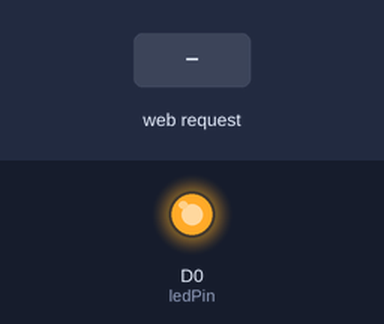
A sketch run on a simulated ESP8266 (NodeMCU). Parts: output pins drawn as LEDs (lit = HIGH). The inputs (shaded band) are chosen by the test bench. WiFi joins after 1.5 s; servers stay silent unless stated; EEPROM starts erased; what the sketch prints to the serial monitor is not drawn.

Above: at 2.7 s.
2.8 s: HTTP request GET /TERMO=ON received
At 3.6 s:
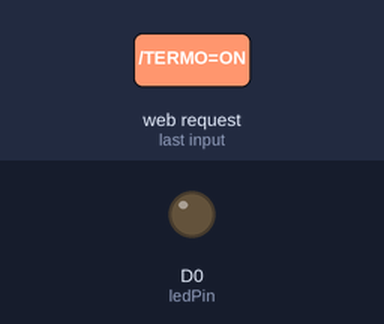
4.3 s: HTTP request GET /TERMO=OFF received
At 4.7 s:
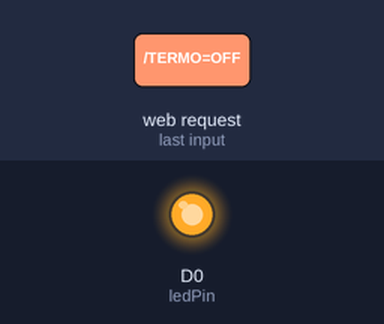
Timing chart, 0 to 7.3 s (numbered marks = the images above; inputs shaded):
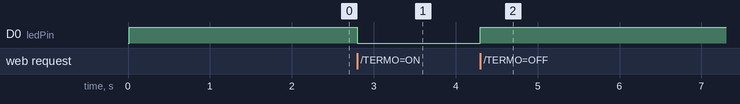

The sketch:

NodeM.ino
```cpp
#include <ESP8266WiFi.h>
#include <EEPROM.h>

#define EEPROM_SIZE 2


const char* ssid = "******";
const char* password = "********";

int ledPin = D0;
bool ledPinEEPROM = LOW;
int value = LOW;

IPAddress local_IP(192, 168, 0, 5);
IPAddress gateway(192, 168, 0, 1);
IPAddress subnet(255, 255, 255, 0);
IPAddress primaryDNS(8, 8, 8, 8);
IPAddress secondaryDNS(8, 8, 4, 4);
WiFiServer server(80);


void setup() {
  Serial.begin(115200);
  delay(10);
  EEPROM.begin(EEPROM_SIZE);
  EEPROM.get(0, ledPinEEPROM);
  delay(5);

  pinMode(ledPin, OUTPUT);
  digitalWrite(ledPin, ledPinEEPROM);
  value = ledPinEEPROM;

  // Connect to WiFi network
  Serial.println();
  Serial.println();
  Serial.println(ssid);
  Serial.print("Connecting to ");


  if (!WiFi.config(local_IP, gateway, subnet, primaryDNS, secondaryDNS)) {
    Serial.println("STA Failed to configure");
  }
  WiFi.begin(ssid, password);

  while (WiFi.status() != WL_CONNECTED) {
    delay(500);
    Serial.print(".");
  }
  Serial.println("");
  Serial.println("WiFi connected");

  // Start the server
  server.begin();
  Serial.println("Server started");

  // Print the IP address
  Serial.print("Use this URL to connect: ");
  Serial.print("http://");
  Serial.print(WiFi.localIP());
  Serial.println("/");

}

void loop() {
  // Check if a client has connected
  WiFiClient client = server.available();
  if (!client) {
    return;
  }

  // Wait until the client sends some data
  Serial.println("new client");
  while(!client.available()){
    delay(1);
  }

  // Read the first line of the request
  String request = client.readStringUntil('\r');
  Serial.println(request);
  client.flush();

  // Match the request


  if (request.indexOf("/TERMO=ON") != -1)  {
    digitalWrite(ledPin, LOW);
    value = LOW;
    EEPROM.put(0, value);
    EEPROM.commit();
  }
  if (request.indexOf("/TERMO=OFF") != -1)  {
    digitalWrite(ledPin, HIGH);
    value = HIGH;
    EEPROM.put(0, value);
    EEPROM.commit();
  }

// Set ledPin according to the request
//digitalWrite(ledPin, value);

  // Return the response
  client.println("HTTP/1.1 200 OK");
  client.println("Content-Type: text/html");
  client.println(""); //  do not forget this one
  client.println("<!DOCTYPE HTML>");
  client.println("<html>");

  client.print("Termo esta: ");

  if(value == LOW) {
    client.print("Prendido");
  } else {
    client.print("Apagado");
  }
  client.println("<br><br>");
  client.println("<a href=\"/TERMO=ON\"\"><button>On </button></a>");
  client.println("<a href=\"/TERMO=OFF\"\"><button>Off </button></a><br />");
  client.println("</html>");

  delay(1);
  Serial.println("Client disonnected");
  Serial.println("");

}
```

Measured:
- after the input at 2.8 s, D0 (ledPin): HIGH → LOW at once
- after the input at 4.3 s, D0 (ledPin): LOW → HIGH at once
